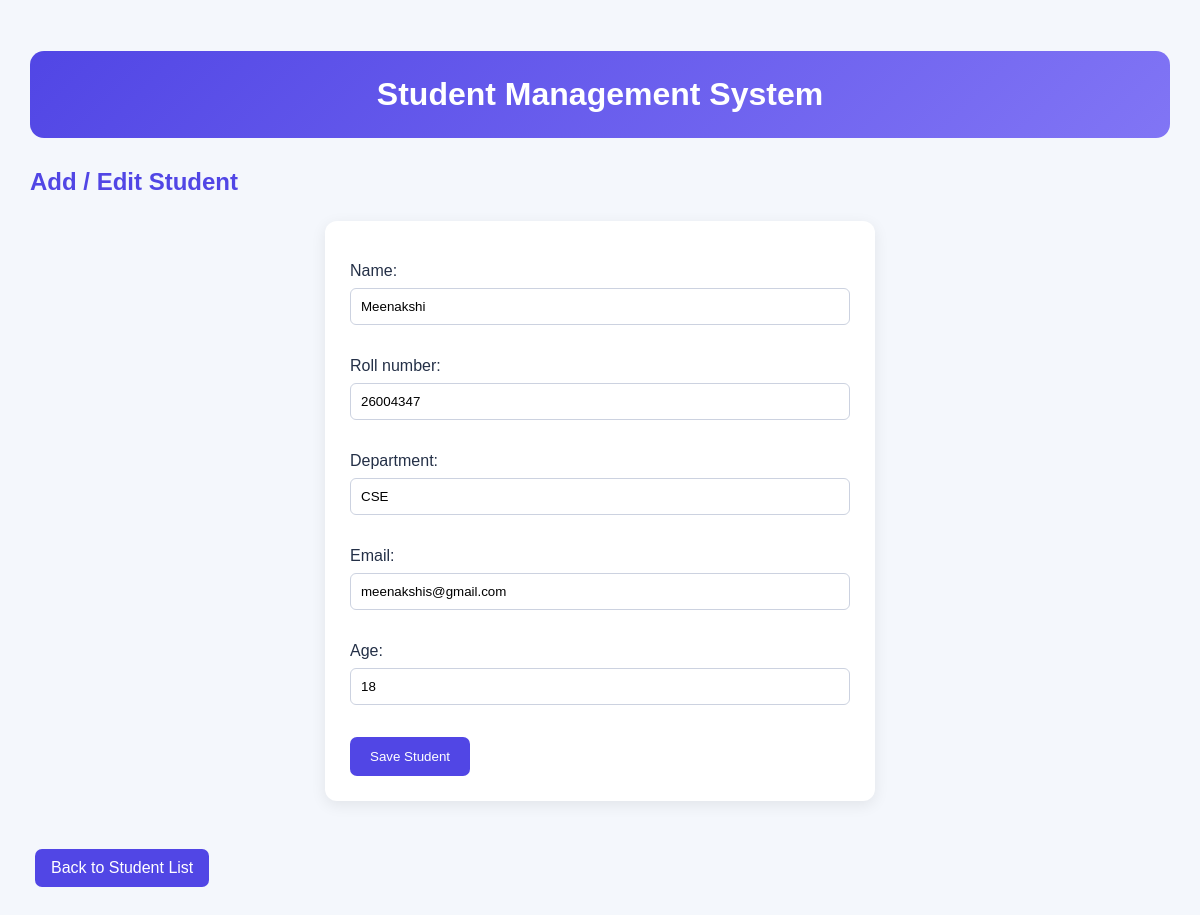
Page /edit/2/ on the committed database.
### students/models.py (models this page shows, shortened)
class Student(models.Model):
    name = models.CharField(max_length=100)
    roll_number = models.CharField(max_length=20)
    department = models.CharField(max_length=100)
    email = models.EmailField()
    age = models.IntegerField()

### students/views.py (the view)
# urls.py: path('edit/<int:pk>/', views.student_update, name='student_update'),
def student_update(request, pk):
    student = get_object_or_404(Student, pk=pk)
    if request.method == 'POST':
        form = StudentForm(request.POST, instance=student)
        if form.is_valid():
            form.save()
            return redirect('student_list')
    else:
        form = StudentForm(instance=student)
    return render(request, 'students/student_form.html', {'form': form})

### students/forms.py
class StudentForm(forms.ModelForm):
    class Meta:
        model = Student
        fields = ['name', 'roll_number', 'department', 'email', 'age']

### students/templates/students/student_form.html (shortened to what this page needs)
<!DOCTYPE html>
<html lang="en">
<head>
    {% load static %}
    <link rel="stylesheet" href="{% static 'students/style.css' %}">
</head>
<body>
    <h1>Student Management System</h1>
    <h2>Add / Edit Student</h2>
    <form method="POST">
        {{ form.as_p }}
        <button type="submit">Save Student</button>
    </form>
    <br>
    <a href="{% url 'student_list' %}">Back to Student List</a>
</body>
</html>

### students/static/students/style.css (style rules this page uses)
body { font-family: Arial, sans-serif; background: #f4f7fc; margin: 0; padding: 30px; color: #243047; }
h1 { text-align: center; color: #ffffff; background: linear-gradient(135deg, #5146e5, #8175f5); padding: 25px; border-radius: 14px; margin-bottom: 30px; }
h2 { color: #5146e5; margin-bottom: 20px; }
a { display: inline-block; text-decoration: none; background: #5146e5; color: white; padding: 10px 16px; border-radius: 7px; margin: 5px; }
form { max-width: 500px; margin: 25px auto; padding: 25px; background: white; border-radius: 12px; box-shadow: 0 4px 15px rgba(0, 0, 0, 0.08); }
input, select { width: 100%; padding: 10px; margin: 8px 0 16px; box-sizing: border-box; border: 1px solid #ccd2e0; border-radius: 6px; }
button { background: #5146e5; color: white; padding: 12px 20px; border: none; border-radius: 7px; cursor: pointer; }

### rows in the picture
Student: name "Meenakshi", roll_number "26004347", department "CSE", email "meenakshis@gmail.com", age "18"
